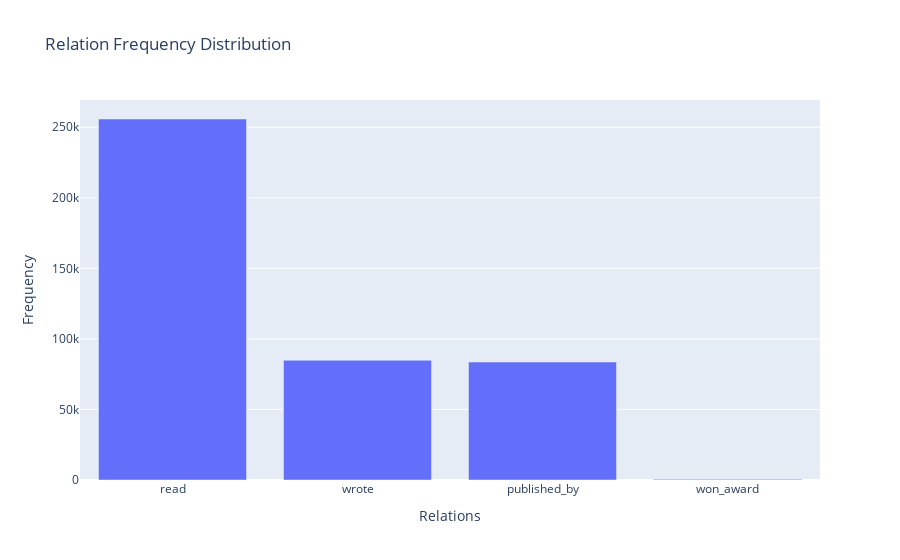

The notebook cell saved with this chart:
### Markdown cell above
### 2. Interactive Visualizations with Plotly
Here, we utilize Plotly for generating interactive charts, which enhance data exploration.

### Code cell
# Import necessary libraries for data manipulation and visualization
import plotly.express as px

# Assuming you have relation_counts already calculated
relation_counts = graph_details['relation'].value_counts()

# Create an interactive bar chart
fig = px.bar(x=relation_counts.index, y=relation_counts.values, 
             title='Relation Frequency Distribution', 
             labels={'x':'Relations', 'y':'Frequency'})

# Show the interactive plot
fig.show()

### Figure 1 — Plotly figure (JSON) as saved in the notebook; plotly's stock layout.template omitted (floating-point values rounded to 4 significant figures)
{"data": [{"alignmentgroup": "True", "hovertemplate": "Relations=%{x}<br>Frequency=%{y}<extra></extra>", "legendgroup": "", "marker": {"color": "#636efa", "pattern": {"shape": ""}}, "name": "", "offsetgroup": "", "orientation": "v", "showlegend": false, "textposition": "auto", "type": "bar", "x": ["read", "wrote", "published_by", "won_award"], "xaxis": "x", "y": [255848, 84837, 83606, 484], "yaxis": "y"}], "layout": {"barmode": "relative", "legend": {"tracegroupgap": 0}, "title": {"text": "Relation Frequency Distribution"}, "xaxis": {"anchor": "y", "domain": [0, 1], "title": {"text": "Relations"}}, "yaxis": {"anchor": "x", "domain": [0, 1], "title": {"text": "Frequency"}}}}
